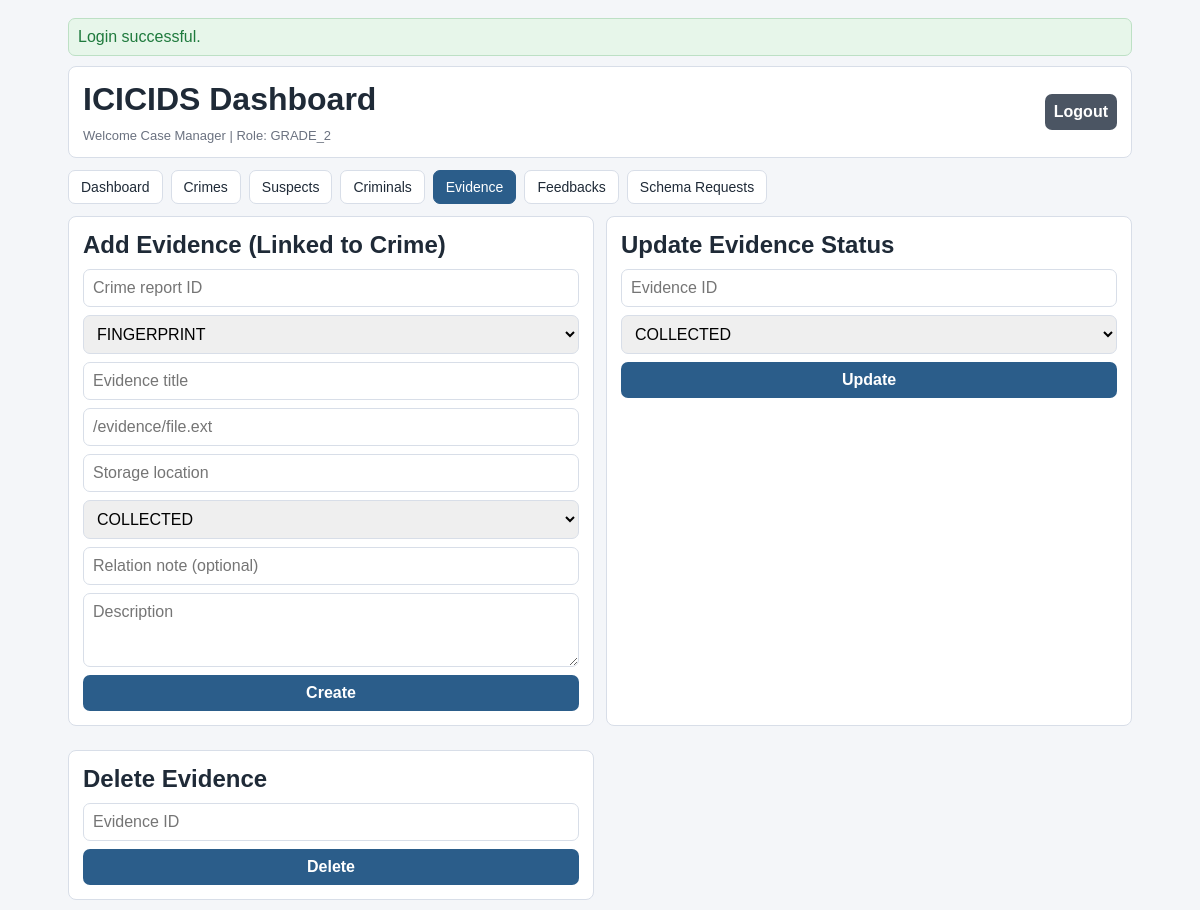
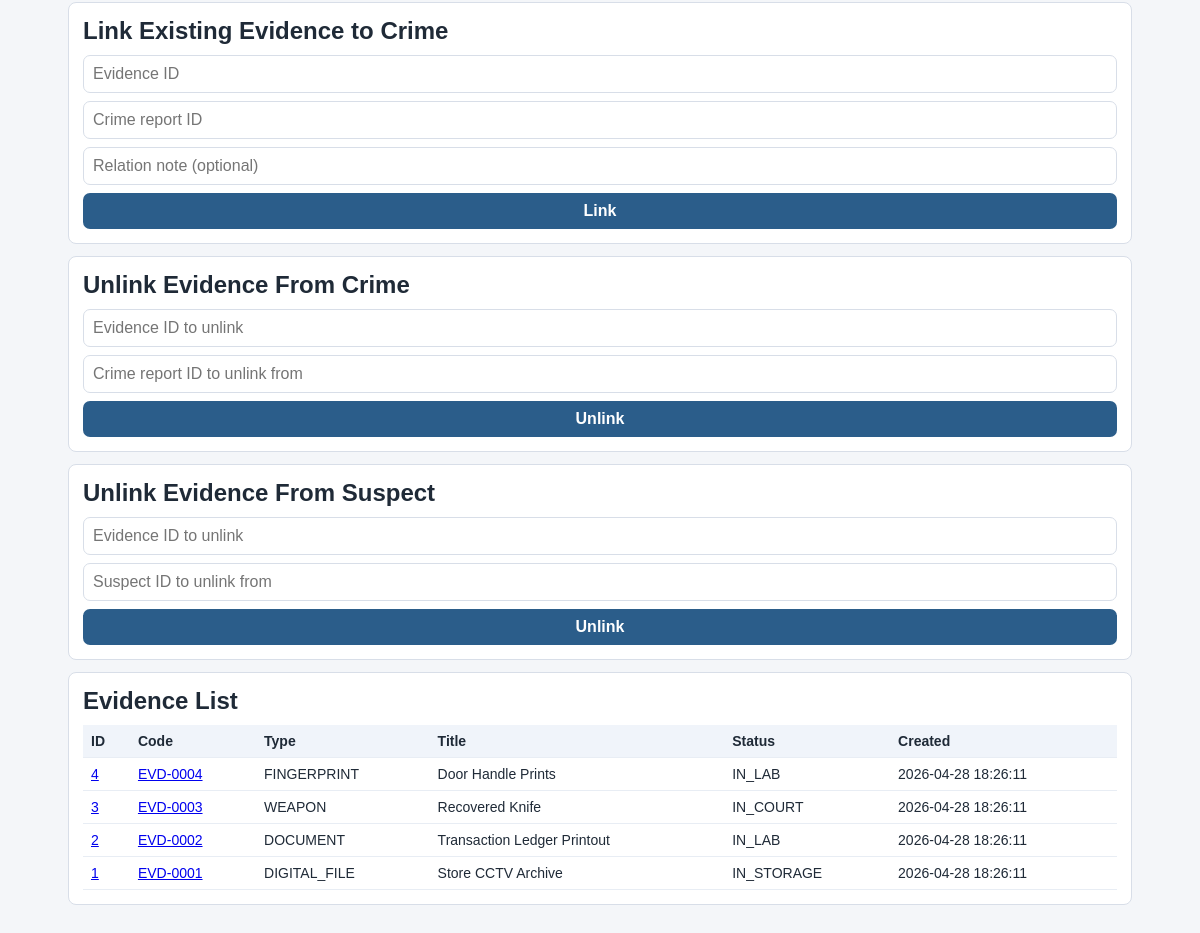
/index.php?view=evidence (signed in), run on the app's committed database (2 pictures, top to bottom).
### tables this page shows
CREATE TABLE evidence (
    id BIGINT UNSIGNED AUTO_INCREMENT PRIMARY KEY,
    evidence_code VARCHAR(50) NOT NULL UNIQUE,
    crime_report_id BIGINT UNSIGNED NULL,
    evidence_type ENUM('FINGERPRINT', 'DOCUMENT', 'DIGITAL_FILE', 'WEAPON', 'BIOLOGICAL', 'VIDEO', 'AUDIO', 'OTHER') NOT NULL,
    title VARCHAR(150) NOT NULL,
    description TEXT NULL,
    file_path VARCHAR(255) NULL,
    collected_at DATETIME NULL,
    collected_by_officer_id BIGINT UNSIGNED NULL,
    storage_location VARCHAR(150) NULL,
    chain_status ENUM('COLLECTED', 'IN_LAB', 'IN_STORAGE', 'IN_COURT', 'RELEASED', 'DISPOSED') NOT NULL DEFAULT 'COLLECTED',
    integrity_hash CHAR(64) NULL,
    created_at DATETIME NOT NULL DEFAULT CURRENT_TIMESTAMP,
    updated_at DATETIME NOT NULL DEFAULT CURRENT_TIMESTAMP ON UPDATE CURRENT_TIMESTAMP,
    CONSTRAINT fk_evidence_primary_crime
        FOREIGN KEY (crime_report_id) REFERENCES crime_reports(id)
        ON UPDATE CASCADE ON DELETE SET NULL,
    CONSTRAINT fk_evidence_collected_by
        FOREIGN KEY (collected_by_officer_id) REFERENCES officers(id)
        ON UPDATE CASCADE ON DELETE SET NULL,
    INDEX idx_evidence_type (evidence_type),
    INDEX idx_evidence_chain_status (chain_status),
    INDEX idx_evidence_crime_report (crime_report_id),
    INDEX idx_evidence_collected_by (collected_by_officer_id),
    INDEX idx_evidence_collected_at (collected_at)
);

### Auth.php (called while the page is built, shortened)
<?php
final class Auth
{
    public function isAuthenticated(): bool
    {
        return isset($_SESSION[self::SESSION_KEY]);
    }
    public function currentOfficer(): ?array
    {
        return $_SESSION[self::SESSION_KEY];
    }
    public function enforce(string $operation, ?string $table = null): void
    {
        $officer = $this->currentOfficer();
        $rank = (string)$officer['rank'];
        $normalizedOperation = strtoupper(trim($operation));
        $normalizedTable = $table !== null ? strtolower(trim($table)) : null;
        if (
            $normalizedOperation === 'READ'
            && in_array($normalizedTable, ['officer_activity', 'login_logs'], true)
            && $rank !== self::ROLE_GRADE_1
        ) {
            throw new RuntimeException('Permission denied. Audit logs are restricted to Grade 1 officer.');
        }
        if ($rank === self::ROLE_GRADE_2) {
            $createTables = [
                'crime_reports',
                'suspects',
                'criminals',
                'evidence',
                'crime_report_suspects',
                'crime_report_evidence',
                'suspect_evidence',
                'criminal_history',
                'criminal_aliases',
            ];
            $deleteTables = [
                'crime_reports',
                'suspects',
                'criminals',
                'evidence',
                'crime_report_suspects',
                'crime_report_evidence',
                'suspect_evidence',
                'criminal_history',
                'criminal_aliases',
            ];
            if ($normalizedOperation === 'READ' || $normalizedOperation === 'UPDATE') {
                return;
            }
            if (
                $normalizedOperation === 'CREATE'
                && in_array($normalizedTable, array_merge($createTables, ['schema_requests', 'feedbacks']), true)
            ) {
                return;
            }
            if ($normalizedOperation === 'DELETE' && in_array($normalizedTable, $deleteTables, true)) {
                return;
            }
            throw new RuntimeException('Permission denied for Grade 2 officer.');
        }
        throw new RuntimeException('Unknown role. Access denied.');
    }
    public function can(string $operation, ?string $table = null): bool
    {
        try {
            return true;
        } catch (Throwable $e) {
            return false;
        }
    }
}

### evidence.php (the view, shortened to what this page needs)
<?php
$canCreateEvidence = $canCreateEvidence ?? false;
$canUpdateEvidence = $canUpdateEvidence ?? false;
$canLinkEvidence = $canLinkEvidence ?? false;
$canDeleteEvidence = $canDeleteEvidence ?? false;
$evidences = $evidences ?? [];
?>
<div class="grid-2">
    <?php if ($canCreateEvidence): ?>
        <section class="card">
            <h2>Add Evidence (Linked to Crime)</h2>
            <form method="post">
                <input type="number" name="crime_report_id" required placeholder="Crime report ID">
                <select name="evidence_type">
                    <option>FINGERPRINT</option>
                </select>
                <input name="title" required placeholder="Evidence title">
                <input name="file_path" placeholder="/evidence/file.ext">
                <input name="storage_location" placeholder="Storage location">
                <select name="chain_status">
                    <option>COLLECTED</option>
                </select>
                <input name="relation_note" placeholder="Relation note (optional)">
                <textarea name="evidence_description" rows="3" placeholder="Description"></textarea>
                <button type="submit">Create</button>
            </form>
        </section>
    <?php endif; ?>
    <?php if ($canUpdateEvidence): ?>
        <section class="card">
            <h2>Update Evidence Status</h2>
            <form method="post">
                <input type="number" name="evidence_id" required placeholder="Evidence ID">
                <select name="new_chain_status">
                    <option>COLLECTED</option>
                </select>
                <button type="submit">Update</button>
            </form>
        </section>
    <?php endif; ?>
    <?php if ($canDeleteEvidence): ?>
        <section class="card">
            <h2>Delete Evidence</h2>
            <form method="post">
                <input type="number" name="evidence_id" required placeholder="Evidence ID">
                <button type="submit">Delete</button>
            </form>
        </section>
    <?php endif; ?>
</div>
<?php if ($canLinkEvidence): ?>
    <section class="card">
        <h2>Link Existing Evidence to Crime</h2>
        <form method="post">
            <input type="number" name="evidence_id" required placeholder="Evidence ID">
            <input type="number" name="crime_report_id" required placeholder="Crime report ID">
            <input name="relation_note" placeholder="Relation note (optional)">
            <button type="submit">Link</button>
        </form>
    </section>
    <section class="card">
        <h2>Unlink Evidence From Crime</h2>
        <form method="post">
            <input type="number" name="evidence_id" required placeholder="Evidence ID to unlink">
            <input type="number" name="crime_report_id" required placeholder="Crime report ID to unlink from">
            <button type="submit">Unlink</button>
        </form>
    </section>
    <section class="card">
        <h2>Unlink Evidence From Suspect</h2>
        <form method="post">
            <input type="number" name="evidence_id" required placeholder="Evidence ID to unlink">
            <input type="number" name="suspect_id" required placeholder="Suspect ID to unlink from">
            <button type="submit">Unlink</button>
        </form>
    </section>
<?php endif; ?>
<section class="card">
    <h2>Evidence List</h2>
    <div class="table-wrap">
        <table>
            <thead><tr><th>ID</th><th>Code</th><th>Type</th><th>Title</th><th>Status</th><th>Created</th></tr></thead>
            <tbody>
            <?php foreach ($evidences as $row): ?>
                <tr>
                    <td><a href="index.php?view=evidence&evidence_id=<?= h((string)$row['id']) ?>"><?= h((string)$row['id']) ?></a></td>
                    <td><a href="index.php?view=evidence&evidence_id=<?= h((string)$row['id']) ?>"><?= h((string)$row['evidence_code']) ?></a></td>
                    <td><?= h((string)$row['evidence_type']) ?></td>
                    <td><?= h((string)$row['title']) ?></td>
                    <td><?= h((string)$row['chain_status']) ?></td>
                    <td><?= h((string)$row['created_at']) ?></td>
                </tr>
            <?php endforeach; ?>
            </tbody>
        </table>
    </div>
</section>

### style.css (style rules this page uses)
* { box-sizing: border-box; }
body { margin: 0; font-family: Tahoma, Verdana, sans-serif; background: var(--bg); color: var(--text); }
.card { background: var(--card); border: 1px solid var(--line); border-radius: 8px; padding: 14px; margin-bottom: 12px; }
h1, h2 { margin: 0 0 10px; }
.grid-2 { display: grid; grid-template-columns: 1fr 1fr; gap: 12px; }
form { display: grid; gap: 8px; }
input, select, textarea, button { width: 100%; border: 1px solid var(--line); border-radius: 7px; padding: 9px; font: inherit; }
button { background: var(--primary); color: #fff; border: none; cursor: pointer; font-weight: 700; }
.table-wrap { overflow-x: auto; }
table { width: 100%; border-collapse: collapse; font-size: 14px; }
th, td { border-bottom: 1px solid #e8edf4; padding: 8px; text-align: left; }
th { background: #f0f4fa; }

### data on the page
evidence: id "4", evidence_code "EVD-0004", evidence_type "FINGERPRINT", title "Door Handle Prints", chain_status "IN_LAB", created_at "2026-04-28 18:26:11"
evidence: id "3", evidence_code "EVD-0003", evidence_type "WEAPON", title "Recovered Knife", chain_status "IN_COURT", created_at "2026-04-28 18:26:11"
evidence: id "2", evidence_code "EVD-0002", evidence_type "DOCUMENT", title "Transaction Ledger Printout", chain_status "IN_LAB", created_at "2026-04-28 18:26:11"
evidence: id "1", evidence_code "EVD-0001", evidence_type "DIGITAL_FILE", title "Store CCTV Archive", chain_status "IN_STORAGE", created_at "2026-04-28 18:26:11"

### other printed values
$flash['message'] "Login successful."
$officer['name'] "Case Manager"
$rank "GRADE_2"
